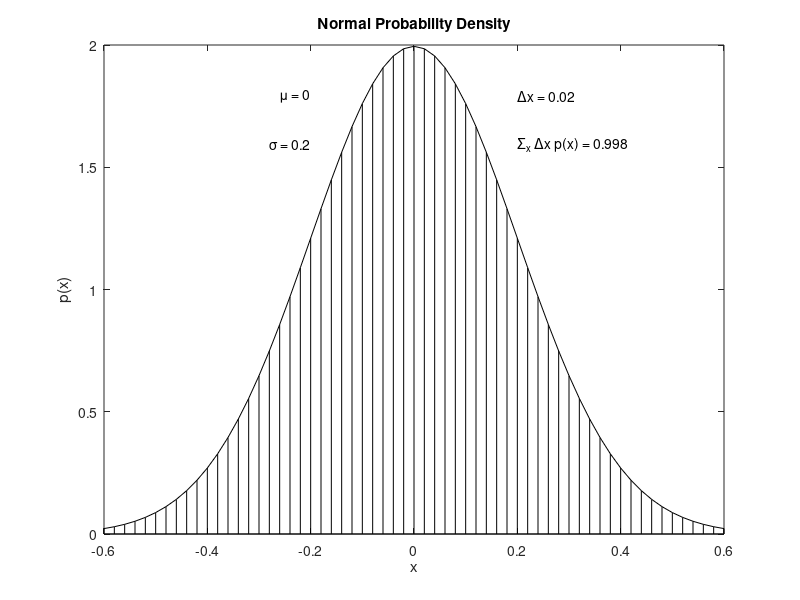

Here is the MATLAB script that generated this plot:
% RunningProportion
%
% Graph of normal probability density function, with comb of intervals.
%
% Original in R:	Kruschke, J. K. (2011). Doing Bayesian Data Analysis:
%					A Tutorial with R and BUGS. Academic Press / Elsevier.
% Modified to Matlab code: Marc M. van Wanrooij

close all
clear all

meanval = 0.0; % Specify mean of distribution.
sdval	= 0.2; % Specify standard deviation of distribution.
xlow	= meanval - 3*sdval; % Specify low end of x-axis.
xhigh	= meanval + 3*sdval; % Specify high end of x-axis.
dx		= 0.02; % Specify interval width on x-axis
% Specify comb points along the x axis:
x = xlow:dx:xhigh;
% Compute y values, i.e., probability density at each value of x:
y = ( 1/(sdval*sqrt(2*pi)) ) * exp( -.5 * ((x-meanval)/sdval).^2 );
% Plot the function. "plot" draws the intervals. "lines" draws the bell curve.
plot(x,y,'k-');
% stem(x,y);
hold on
stem(x,y,'k-','Marker','none');
xlabel('x');
ylabel('p(x)');
title('Normal Probability Density');
xlim([xlow xhigh]);
% Approximate the integral as the sum of width * height for each interval.
area = sum(dx*y);
% Display info in the graph.
text(-sdval,.9*max(y), ['\mu = ' num2str(meanval)],'HorizontalAlignment','right')
text(-sdval,.8*max(y), ['\sigma = ' num2str(sdval)],'HorizontalAlignment','right')
text(sdval,.9*max(y), ['\Deltax = ' num2str(dx)],'HorizontalAlignment','left')
text(sdval,.8*max(y), ['\Sigma_x \Deltax p(x) = ' num2str(area,3)],'HorizontalAlignment','left')

% To save graph
print('-depsc','-painter',mfilename);
